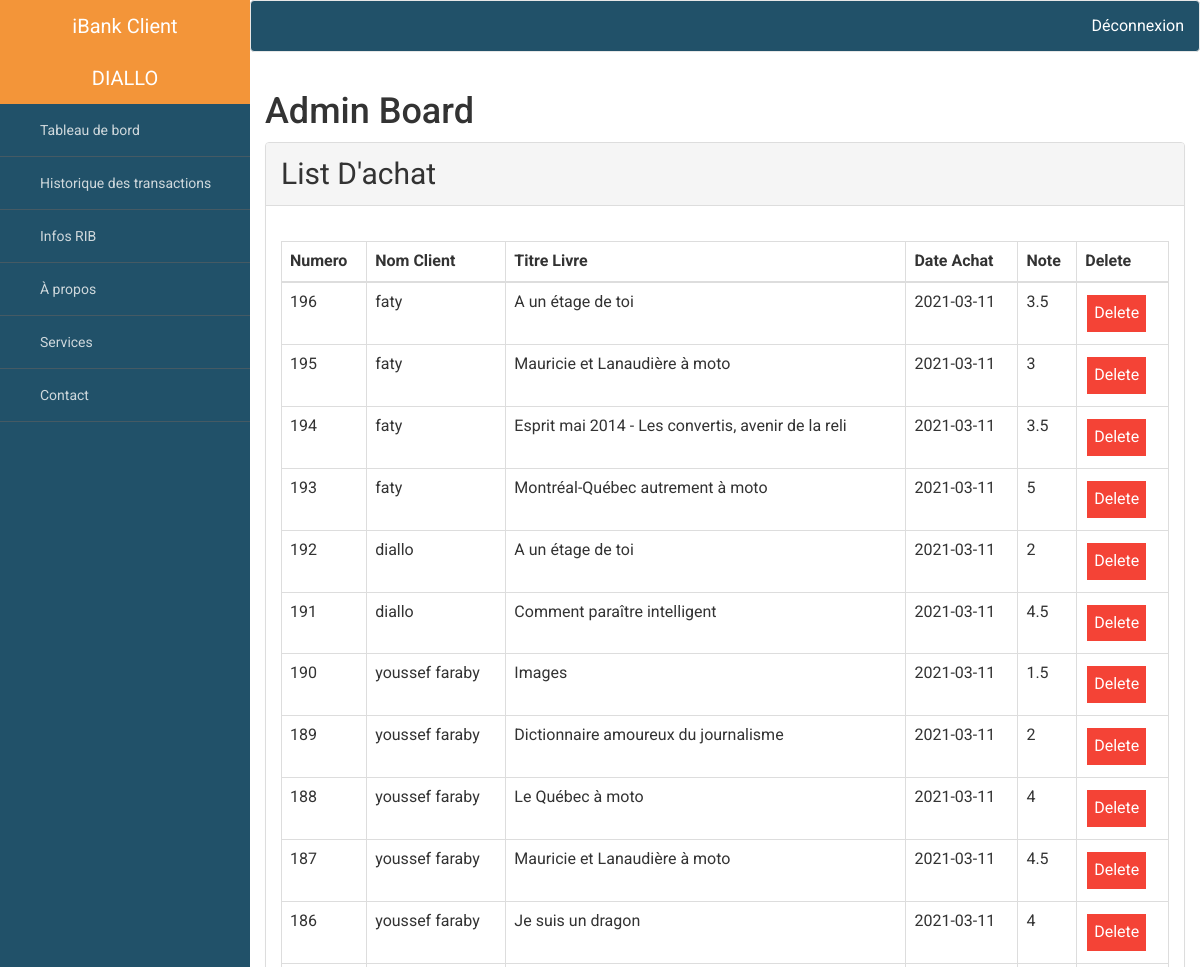
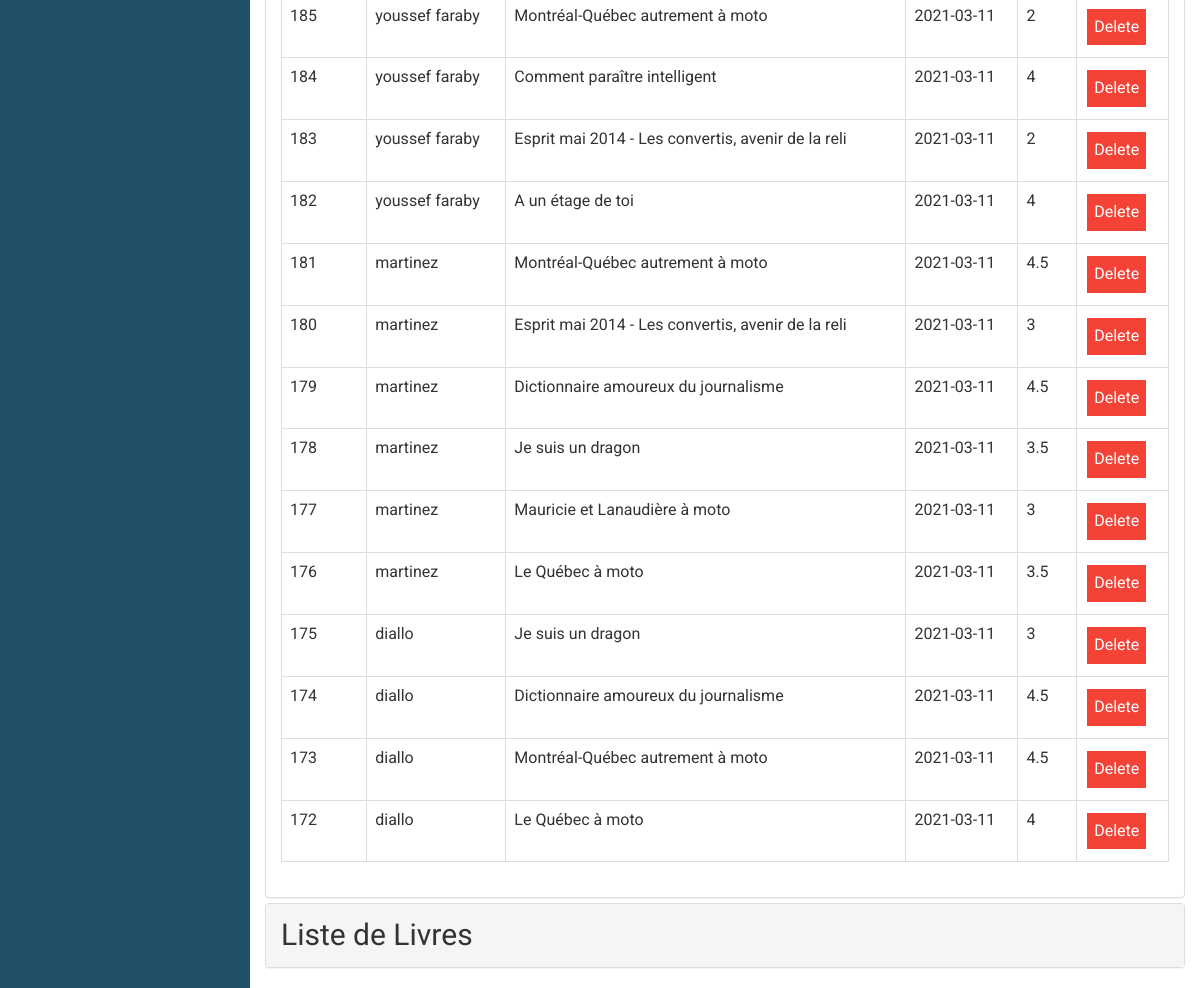
The app's page /admin.php with its own data (2 pictures, top to bottom).
### tables this page shows
CREATE TABLE IF NOT EXISTS `achat` (
  `id_achat` int(99) NOT NULL AUTO_INCREMENT,
  `id_client` int(99) NOT NULL,
  `ISBN` int(99) NOT NULL,
  `date_achat` date DEFAULT NULL,
  `evaluer` float DEFAULT NULL,
  PRIMARY KEY (`id_achat`),
  KEY `id_client` (`id_client`,`ISBN`,`id_achat`),
  KEY `ISBN` (`ISBN`),
  KEY `date_emprunt` (`date_achat`)
);

CREATE TABLE IF NOT EXISTS `client` (
  `id_client` int(99) NOT NULL AUTO_INCREMENT,
  `nom_client` varchar(17) NOT NULL,
  `Email` varchar(75) NOT NULL,
  `Nb_achat` int(99) DEFAULT '0',
  `MDP` varchar(20) NOT NULL,
  `nationalite` varchar(50) DEFAULT NULL,
  `type_livre` varchar(50) NOT NULL,
  PRIMARY KEY (`id_client`),
  KEY `id_client` (`id_client`)
);

CREATE TABLE IF NOT EXISTS `livre` (
  `ISBN` int(99) NOT NULL AUTO_INCREMENT,
  `titre_livre` varchar(100) DEFAULT NULL,
  `type_livre` varchar(200) DEFAULT NULL,
  `img_livre` longtext,
  `Paragraphe` longtext,
  `cat_pay` varchar(50) DEFAULT NULL,
  `nb_achat` int(10) NOT NULL DEFAULT '0',
  `note` float NOT NULL DEFAULT '3.5',
  PRIMARY KEY (`ISBN`),
  KEY `ISBN` (`ISBN`)
);

### admin.php (the view, shortened to what this page needs)
<!DOCTYPE html>
<html lang="en">
<head>
    <link rel="stylesheet" href="https://maxcdn.bootstrapcdn.com/bootstrap/3.4.1/css/bootstrap.min.css">
    <link rel="stylesheet" type="text/css" href="http://ajax.aspnetcdn.com/ajax/jquery.dataTables/1.9.0/css/jquery.dataTables.css">
    <link rel="stylesheet" type="text/css" href="http://ajax.aspnetcdn.com/ajax/jquery.dataTables/1.9.0/css/jquery.dataTables_themeroller.css">
</head>
<body>
<div id="viewport">
  <div id="sidebar">
    <header>
      <a href="#">iBank Client</a>
      <a href="">
           <?php echo 'DIALLO'?></a>
    </header>
    <ul class="nav">
      <li>
        <a href="#">
          <i class="zmdi zmdi-view-dashboard"></i> Tableau de bord
        </a>
      </li>
      <li>
        <a href="#">
          <i class="zmdi zmdi-widgets"></i> Historique des transactions
        </a>
      </li>
      <li>
        <a href="#">
          <i class="zmdi zmdi-calendar"></i> Infos RIB
        </a>
      </li>
      <li>
        <a href="#">
          <i class="zmdi zmdi-info-outline"></i> À propos
        </a>
      </li>
      <li>
        <a href="#">
          <i class="zmdi zmdi-settings"></i> Services
        </a>
      </li>
      <li>
        <a href="#">
          <i class="zmdi zmdi-comment-more"></i> Contact
        </a>
      </li>
    </ul>
  </div>
  <div id="content">
    <nav class="navbar navbar-default" id="bar">
      <div class="container-fluid">
        <ul class="nav navbar-nav navbar-right">
          <li>
            <a href="#"><i class="icofont-logout" style="color:white; wh"></i></i>
            </a>
          </li>
          <li><a href="logout.php" style="color:white"
         >Déconnexion</a></li>
        </ul>
      </div>
    </nav>
    <div class="container-fluid">
      <h1>Admin Board</h1>
      <div class="panel-group" id="accordion">
  <div class="panel panel-default">
    <div class="panel-heading">
      <div class="panel-title" style="font-size:30px; display:flex">
          <a data-toggle="collapse" data-parent="#accordion" href="#collapse1" style="text-decoration: none;">
       List D'achat
        </a>
      </div>
    </div>
    <div id="collapse1" class="panel-collapse collapse in">
      <div class="panel-body">
      <table id="example"  class="table table-bordered" style="width:100%; margin-top:20px">
                <thead>
                    <tr>
                       <th>Numero</th>
                        <th>Nom Client</th>
                        <th>Titre Livre</th>
                        <th>Date Achat</th>
                        <th>Note</th>
                        <th>Delete</th>
                    </tr>
                </thead>
                <tbody>
                    <?php
                    $myPDO = new PDO('mysql:host=localhost;dbname=biblio_v1', 'root', '');
                    $query = "SELECT DISTINCT *
                    FROM achat a
                    JOIN client c
                    ON c.id_client = a.id_client
                    JOIN livre l
                    ON l.isbn = a.isbn ORDER BY id_achat DESC";
                    $statement = $myPDO->prepare($query);
                    $statement->execute();
                    $count = $statement->rowCount();
                    if($count > 0)
                    {
                      $operation_Info = $statement->fetchAll();
                      foreach ($operation_Info as $opera){
                      ?>
                          <tr>
                            <td><?php echo $opera['id_achat'];?></td>
                            <td><?php echo $opera['nom_client'];?></td>
                            <td><?php echo $opera['titre_livre'];?></td>
                            <td><?php echo " ". $opera['date_achat']; " "?></td>
                            <td><?php echo $opera['evaluer'];?></td>
                            <td><?php  echo "<a  class='button' style='background-color: #f44336' href=\"delete.php?id=".$opera['id_achat']."\">Delete</a>";?></td>
                          </tr>
                      <?php
                        }
                      }
                      else{
                        echo 'badddd';
                      }
                      ?>
                </tbody>
          </table>
      </div>
    </div>
  </div>
  <div class="panel panel-default">
    <div class="panel-heading">
      <div class="panel-title" style="font-size:30px">
        <a data-toggle="collapse" data-parent="#accordion" href="#collapse3" style="text-decoration: none;">
        Liste de Livres</a>
      </div>
    </div>
  </div>
</div>
    </div>
  </div>
</div>
</body>
</html>

### admin.php (style rules this page uses)
body { overflow-x: hidden; font-family: 'Roboto', sans-serif; font-size: 16px; }
#viewport { padding-left: 250px; -webkit-transition: all 0.5s ease; -moz-transition: all 0.5s ease; -o-transition: all 0.5s ease; transition: all 0.5s ease; }
#content { width: 100%; position: relative; margin-right: 0; }
#sidebar { z-index: 1000; position: fixed; left: 250px; width: 250px; height: 100%; margin-left: -250px; overflow-y: auto; background: #215169; -webkit-transition: all 0.5s ease; -moz-transition: all 0.5s ease; -o-transition: all 0.5s ease; transition: all 0.5s ease; }
#sidebar header { background-color: #F39539; font-size: 20px; line-height: 52px; color: black; text-align: center; }
#sidebar header a { color: #fff; display: block; text-decoration: none; }
.button { background-color: #4CAF50; border: none; color: white; padding: 7px 7px; text-align: center; text-decoration: none; display: inline-block; font-size: 16px; margin: 4px 2px; cursor: pointer; }
#sidebar .nav a { background: none; border-bottom: 1px solid #455A64; color: #CFD8DC; font-size: 14px; padding: 16px 24px; }
#bar { background: #215169; color: white; }
a { text-decoration: inherit; }

### records on screen
achat: id_achat "196", id_client.nom_client "faty", ISBN.titre_livre "A un étage de toi", date_achat "2021-03-11", evaluer "3.5"
achat: id_achat "195", id_client.nom_client "faty", ISBN.titre_livre "Mauricie et Lanaudière à moto", date_achat "2021-03-11", evaluer "3"
achat: id_achat "194", id_client.nom_client "faty", ISBN.titre_livre "Esprit mai 2014 - Les convertis, avenir de la reli", date_achat "2021-03-11", evaluer "3.5"
achat: id_achat "193", id_client.nom_client "faty", ISBN.titre_livre "Montréal-Québec autrement à moto", date_achat "2021-03-11", evaluer "5"
achat: id_achat "192", id_client.nom_client "diallo", ISBN.titre_livre "A un étage de toi", date_achat "2021-03-11", evaluer "2"
achat: id_achat "191", id_client.nom_client "diallo", ISBN.titre_livre "Comment paraître intelligent", date_achat "2021-03-11", evaluer "4.5"
achat: id_achat "190", id_client.nom_client "youssef faraby", ISBN.titre_livre "Images", date_achat "2021-03-11", evaluer "1.5"
achat: id_achat "189", id_client.nom_client "youssef faraby", ISBN.titre_livre "Dictionnaire amoureux du journalisme", date_achat "2021-03-11", evaluer "2"
achat: id_achat "188", id_client.nom_client "youssef faraby", ISBN.titre_livre "Le Québec à moto", date_achat "2021-03-11", evaluer "4"
achat: id_achat "187", id_client.nom_client "youssef faraby", ISBN.titre_livre "Mauricie et Lanaudière à moto", date_achat "2021-03-11", evaluer "4.5"
achat: id_achat "186", id_client.nom_client "youssef faraby", ISBN.titre_livre "Je suis un dragon", date_achat "2021-03-11", evaluer "4"
achat: id_achat "185", id_client.nom_client "youssef faraby", ISBN.titre_livre "Montréal-Québec autrement à moto", date_achat "2021-03-11", evaluer "2"
achat: id_achat "184", id_client.nom_client "youssef faraby", ISBN.titre_livre "Comment paraître intelligent", date_achat "2021-03-11", evaluer "4"
achat: id_achat "183", id_client.nom_client "youssef faraby", ISBN.titre_livre "Esprit mai 2014 - Les convertis, avenir de la reli", date_achat "2021-03-11", evaluer "2"
achat: id_achat "182", id_client.nom_client "youssef faraby", ISBN.titre_livre "A un étage de toi", date_achat "2021-03-11", evaluer "4"
achat: id_achat "181", id_client.nom_client "martinez", ISBN.titre_livre "Montréal-Québec autrement à moto", date_achat "2021-03-11", evaluer "4.5"
achat: id_achat "180", id_client.nom_client "martinez", ISBN.titre_livre "Esprit mai 2014 - Les convertis, avenir de la reli", date_achat "2021-03-11", evaluer "3"
achat: id_achat "179", id_client.nom_client "martinez", ISBN.titre_livre "Dictionnaire amoureux du journalisme", date_achat "2021-03-11", evaluer "4.5"
achat: id_achat "178", id_client.nom_client "martinez", ISBN.titre_livre "Je suis un dragon", date_achat "2021-03-11", evaluer "3.5"
achat: id_achat "177", id_client.nom_client "martinez", ISBN.titre_livre "Mauricie et Lanaudière à moto", date_achat "2021-03-11", evaluer "3"
achat: id_achat "176", id_client.nom_client "martinez", ISBN.titre_livre "Le Québec à moto", date_achat "2021-03-11", evaluer "3.5"
achat: id_achat "175", id_client.nom_client "diallo", ISBN.titre_livre "Je suis un dragon", date_achat "2021-03-11", evaluer "3"
achat: id_achat "174", id_client.nom_client "diallo", ISBN.titre_livre "Dictionnaire amoureux du journalisme", date_achat "2021-03-11", evaluer "4.5"
achat: id_achat "173", id_client.nom_client "diallo", ISBN.titre_livre "Montréal-Québec autrement à moto", date_achat "2021-03-11", evaluer "4.5"
achat: id_achat "172", id_client.nom_client "diallo", ISBN.titre_livre "Le Québec à moto", date_achat "2021-03-11", evaluer "4"
